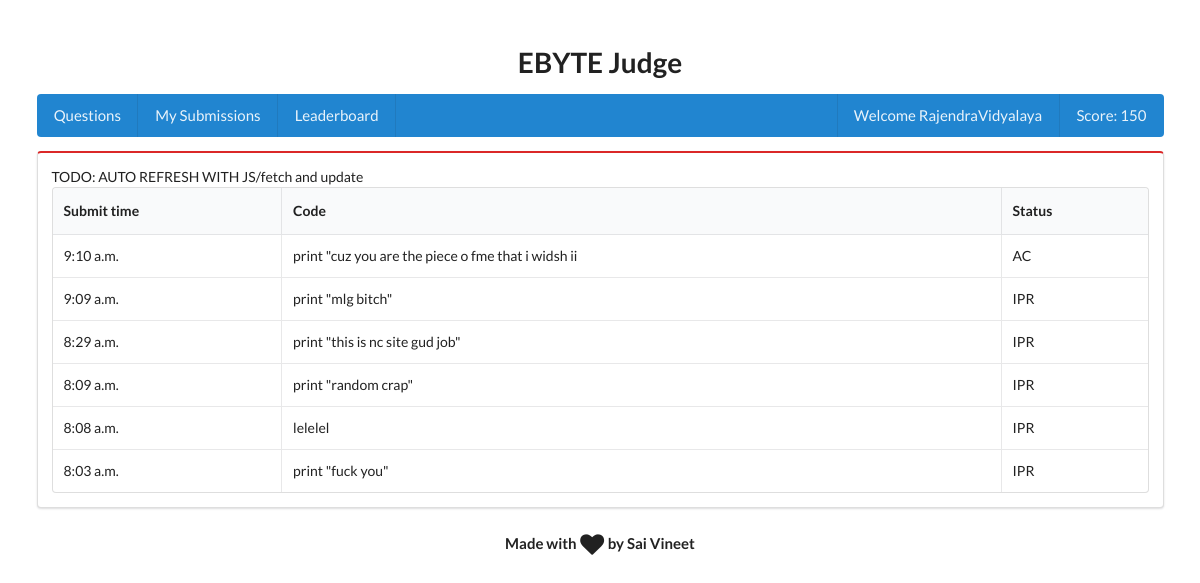
Page /main/submissions/ (signed in) on the committed database.
### main/models.py (models this page shows)
class Participant(models.Model):
    user = models.OneToOneField(User)
    score = models.IntegerField()

class Submission(models.Model):
    IN_PROGRESS = "IPR"
    RUNTIME_ERROR = "RTE"
    TIMEOUT = "TMO"
    WRONG_ANSWER = "WA"
    ACCEPTED_ANSWER = "AC"
    STATUS_CHOICES = (
        (IN_PROGRESS, "Execution in progress"),
        (RUNTIME_ERROR, "Runtime Error"),
        (TIMEOUT, "Timed out"),
        (WRONG_ANSWER, "Wrong Answer"),
        (ACCEPTED_ANSWER, "Correct Answer")
    )
    LANG_CHOICES = (
        ("PYT", "Python"),
        ("CPP", "C++"),
        ("JAV", "Java"),
        )
    submit_time = models.DateTimeField(auto_now_add=True)
    status = models.CharField(max_length=3,
                              choices=STATUS_CHOICES,
                              default=IN_PROGRESS)
    program = models.TextField()
    plang = models.CharField(max_length=3,
                             choices=LANG_CHOICES,
                             default="PYT")
    submitter = models.ForeignKey('Participant')
    question_answered = models.ForeignKey('Question')

### main/views.py (the view)
@login_required
def list_submissions(request):
    subms = Submission.objects\
        .filter(submitter_id=request.user.participant.id)\
        .order_by('-submit_time');
    return render(request, 'main/list_submissions.html',
        {
            'submissions': subms
        })

### main/templates/main/list_submissions.html (shortened to what this page needs)
{% extends "base.html" %}
{% block content %}
    TODO: AUTO REFRESH WITH JS/fetch and update
    <table class="ui celled table">
        <thead>
            <tr>
                <th>Submit time</th>
                <th>Code</th>
                <th>Status</th>
            </tr>
        </thead>
        <tbody>
            {% for subm in submissions %}
                <tr>
                    <td>{{ subm.submit_time|time }}</td>
                    <td>{{ subm.program|slice:":50" }}</td>
                    <td>{{ subm.status }}</td>
                </tr>
            {% endfor %}
        </tbody>
    </table>
{% endblock %}

### main/templates/base.html (shortened to what this page needs)
<!DOCTYPE html>
<html lang="en">
<head>
    <link rel="stylesheet" href="https://cdnjs.cloudflare.com/ajax/libs/semantic-ui/2.1.4/semantic.min.css">
</head>
<body>
    <div class="ui grid container">
        <div class="column">
            <br>
            <h1 class="ui centered huge header">
                EBYTE Judge
            </h1>
            <div class="ui blue inverted large menu">
                <a href="/main/" class="item">
                    Questions
                </a>
                <a href="/main/submissions" class="item">
                    My Submissions
                </a>
                <a href="/main/leaderboard" class="item">
                    Leaderboard
                </a>
                <div class="right menu">
                    <div class="item">
                        Welcome {{ request.user.username }}
                    </div>
                    {% if request.user.participant %}
                        <div class="item">
                            Score: {{ request.user.participant.score }}
                        </div>
                    {% endif %}
                </div>
            </div>
            <div class="ui red segment">
                {% block content %}
                {% endblock %}
            </div>
        </div>
    </div>
    <div class="ui small centered header">
        Made with <i class="small heart icon" style="display: inline; margin:0;"></i> by Sai Vineet
    </div>
</body>
</html>

### rows in the picture
Submission: submit_time "9:10 a.m.", program "print \"cuz you are the piece o fme that i widsh ii", status "AC"
Submission: submit_time "9:09 a.m.", program "print \"mlg bitch\"", status "IPR"
Submission: submit_time "8:29 a.m.", program "print \"this is nc site gud job\"", status "IPR"
Submission: submit_time "8:09 a.m.", program "print \"random crap\"", status "IPR"
Submission: submit_time "8:08 a.m.", program "lelelel", status "IPR"
Submission: submit_time "8:03 a.m.", program "print \"fuck you\"", status "IPR"

### other values in the picture
{{ request.user.username }} "RajendraVidyalaya"
{{ request.user.participant.score }} "150"
